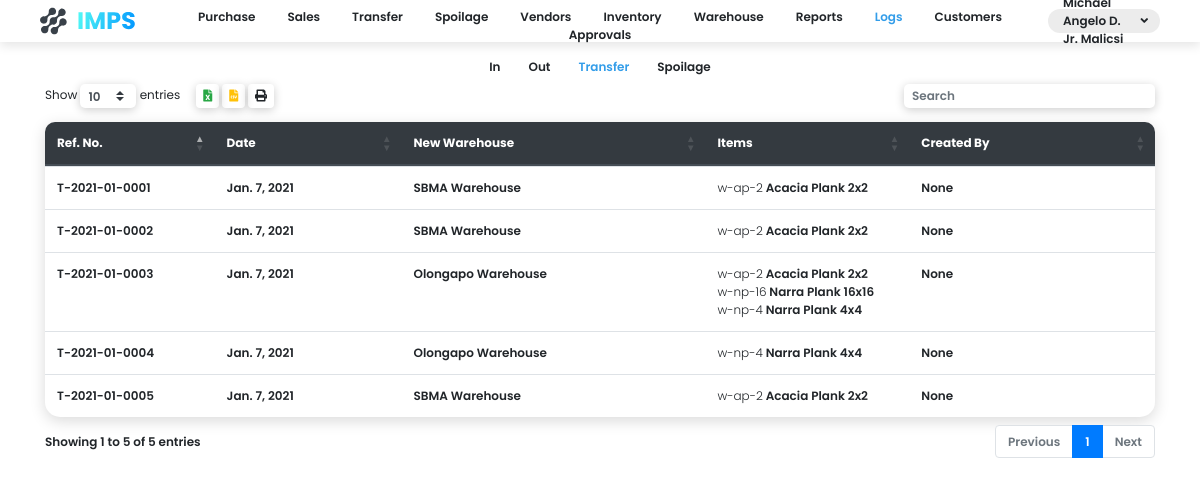
/logs/transfer/ (signed in), run on the app's committed database.
### app/models.py (models this page shows, shortened)
class User(models.Model):
    first_name = models.CharField(max_length=255)
    last_name = models.CharField(max_length=255)
    position = models.CharField(max_length=255)
    login = models.ForeignKey(Login, on_delete=models.CASCADE)

class Transfer(models.Model):
    ref_id = models.CharField(max_length=255)
    date = models.DateField()
    description = models.TextField(blank=True, null=True)
    warehouse = models.ForeignKey(Warehouse, on_delete=models.CASCADE)
    created_by = models.ForeignKey(User, on_delete=models.PROTECT, null=True, blank=True)

class Warehouse(models.Model):
    name = models.CharField(max_length=255)
    address = models.CharField(max_length=255, null=True, blank=True)

class Transfer_Item(models.Model):
    product = models.ForeignKey(Product, on_delete=models.CASCADE)
    transfer = models.ForeignKey(Transfer, on_delete=models.CASCADE)
    remaining = models.IntegerField()
    transfer_quantity = models.IntegerField()

class Product(models.Model):
    code = models.CharField(max_length=255)
    name = models.CharField(max_length=255)
    description = models.TextField(null=True, blank=True)
    quantity = models.IntegerField()
    cost_per_item = models.DecimalField(max_digits=24, decimal_places=5, null=True, blank=True)
    total_cost = models.DecimalField(max_digits=24, decimal_places=5, null=True, blank=True)
    turnover = models.DecimalField(max_digits=3, decimal_places=2, null=True, blank=True)
    warehouse = models.ForeignKey(Warehouse, on_delete=models.CASCADE, null=True, blank=True)

### app/views/logs.py (the view)
# urls.py: path('logs/transfer/', views.transferLogsView),
def transferLogsView(request):
    if request.session.is_empty():
        return redirect('/login/')
    context = {
        'transfers': Transfer.objects.all(),
        'me': User.objects.select_related().get(login__username=request.session.get('username')),
    }
    return render(request, 'logs_transfer.html', context)

### templates/logs_transfer.html (shortened to what this page needs)
<!DOCTYPE html>
<html lang="en">
<head>
    <link rel="stylesheet" href="https://cdn.jsdelivr.net/npm/bootstrap@4.5.3/dist/css/bootstrap.min.css">
    <link rel="stylesheet" href="https://cdn.datatables.net/buttons/1.6.5/css/buttons.dataTables.min.css">
    <link rel="stylesheet" href="https://cdn.datatables.net/1.10.22/css/dataTables.bootstrap4.min.css">
    <link rel="stylesheet" href="/static/css/style.css">
    <link rel="stylesheet" href="/static/css/fontawesome.all.css">
</head>
<body>
    <body class="font-size-12">
      <div class="c-nav d-flex font-w-600 mb-3">
        <div class="c-nav-item justify-content-start">
          <img src="/static/media/Group 117.svg" class="logo">
        </div>
        <div class="c-nav-item justify-content-end dropdown">
          <div class="nav-name" data-toggle="dropdown">
            <span>{{me.first_name}} {{me.last_name}}</span> <i class="fas fa-angle-down ml-1"></i>
          </div>
        </div>
      </div>
      <div class="d-flex font-w-600 mb-2 justify-content-center">
        <div class="justify-content-center c-nav-links">
            <div onclick="location.href='/logs/in'">In</div>
            <div onclick="location.href='/logs/out'">Out</div>
            <div onclick="location.href='/logs/transfer'" class="active">Transfer</div>
            <div onclick="location.href='/logs/spoilage'">Spoilage</div>
        </div>
        </div>
        <div class="container font-w-600">
          <div id="loader-container" class="d-flex justify-content-center align-items-center">
            <div id="loader"></div>
          </div>
            <table id="table" class="table box-shadow-medium b-tl-radius-10 b-tr-radius-10">
                <thead class="thead-dark">
                <tr class="">
                    <th class="b-tl-radius-10" style="border-top: 0px;">Ref. No.</th>
                    <th style="border-top: 0px;">Date</th>
                    <th style="border-top: 0px;">New Warehouse</th>
                    <th style="border-top: 0px;">Items</th>
                    <th class="b-tr-radius-10" style="border-top: 0px;">Created By</th>
                </tr>
                </thead>
                <tbody>
                {%for transfer in transfers.all%}
                <tr>
                    <td>{{transfer.ref_id}}</td>
                    <td>{{transfer.date}}</td>
                    <td>{{transfer.warehouse.name}}</td>
                    <td>
                      {%for item in transfer.transfer_item_set.all%}
                      <span class="font-w-300">{{item.product.code}}</span> <span>{{item.product.name}}</span><br/>
                      {%endfor%}
                    </td>
                    <td>{{transfer.created_by}}</td>
                </tr>
                {%endfor%}
                </tbody>
            </table>
        </div>
</body>
</html>

### static/css/style.css (style rules this page uses)
body { font-family: 'Poppins', sans-serif; min-width: 720px; }
.font-size-12 { font-size: 12px; }
.table { background: #fff; border-radius: 15px; }
.box-shadow-medium { box-shadow: 0px 4px 15px rgba(0,0,0,0.15); }
.font-w-300 { font-weight: 300; }
.font-w-600 { font-weight: 600; }
.b-tl-radius-10 { border-top-left-radius: 10px; }
.b-tr-radius-10 { border-top-right-radius: 10px; }
.c-nav { height: 42px; background: white; box-shadow: 0px 4px 10px rgba(0,0,0,0.10); width: 100%; padding-left:5vh; padding-right: 5vh; }
.c-nav-item { display: inline-flex; align-items: center; width: 10%; }
.c-nav-links, .navbar-nav, .navbar { display: inline-flex; align-items: center; width: 80%; }
.c-nav-links div { transition: .1s; padding-left: 14px; padding-right: 14px; cursor: pointer; height: 100%; display: flex; align-items: center; }
.active { color: #339DE9; }
.logo { cursor: pointer; }
.nav-name { display: flex; height: 24px; background: #ECECEC; padding: 0px 12px 0px 15px; align-items: center; border-radius: 12px; cursor: pointer; }
#table { display: none; }
#loader { border: 8px solid #f3f3f3; border-top: 8px solid #3498db; border-radius: 50%; width: 40px; height: 40px; animation: spin 2s linear infinite; margin-top: 200px; }
#loader-container { display: none; }

### data on the page
User: last_name "Malicsi"
Transfer_Item: product.code "w-ap-2", product.name "Acacia Plank 2x2"
Transfer_Item: product.code "w-ap-2", product.name "Acacia Plank 2x2"
Transfer_Item: product.code "w-ap-2", product.name "Acacia Plank 2x2"
Transfer_Item: product.code "w-np-16", product.name "Narra Plank 16x16"
Transfer_Item: product.code "w-np-4", product.name "Narra Plank 4x4"
Transfer_Item: product.code "w-np-4", product.name "Narra Plank 4x4"
Transfer_Item: product.code "w-ap-2", product.name "Acacia Plank 2x2"
